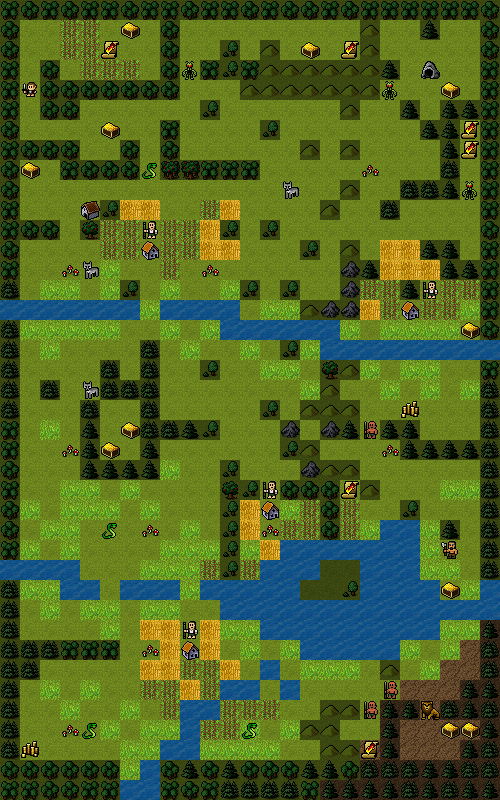

Tiled map render using the project's own tile images. Description and the map definition, with tile-layer contents summarised, below:
An orthogonal 25x40 tile map with 20x20 px tiles, 5 tile layers (map1, map2, blocked, enemies, ...).

<map version="1.0" orientation="orthogonal" width="25" height="40" tilewidth="20" tileheight="20">
 <tileset firstgid="1" name="huungree_tileset" tilewidth="20" tileheight="20" spacing="1" margin="1">
  <image source="../huungree_tileset.png" width="432" height="541" />
 </tileset>
 <layer name="map1" width="25" height="40">
  <data>[1000 cells, 1000 non-empty, 16 distinct tile ids]</data>
 </layer>
 <layer name="map2" width="25" height="40">
  <data>[1000 cells, 31 non-empty, 2 distinct tile ids]</data>
 </layer>
 <layer name="blocked" width="25" height="40" opacity="0.46">
  <data>[1000 cells, 414 non-empty, 1 distinct tile ids]</data>
 </layer>
 <layer name="enemies" width="25" height="40">
  <data>[1000 cells, 20 non-empty, 8 distinct tile ids]</data>
 </layer>
 <layer name="items" width="25" height="40">
  <data>[1000 cells, 25 non-empty, 6 distinct tile ids]</data>
 </layer>
</map>
